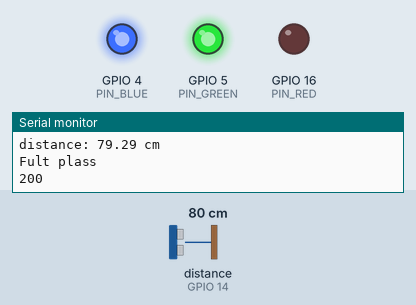
Simulated run of this program. Board: ESP8266 (NodeMCU). Shown: output pins drawn as LEDs (lit = HIGH), the last lines printed to the serial monitor. Wiring (inferred from the names in the program): ultrasonic range finder: trigger GPIO 12; echo GPIO 14. The test bench sets the inputs (shaded band); at power-on: distance to the obstacle (sensor on GPIO 14) 80 cm. The echo pulse lasts 58.3 µs per cm; WiFi joins after 1.5 s; servers stay silent unless stated; uploads are accepted with an empty reply; pins used as bus, display or sensor lines are not drawn.

Above: at 3.2 s.
3.3 s: distance to the obstacle (sensor on GPIO 14) set to 217 cm
5.6 s: distance to the obstacle (sensor on GPIO 14) set to 225 cm
At 6.9 s:
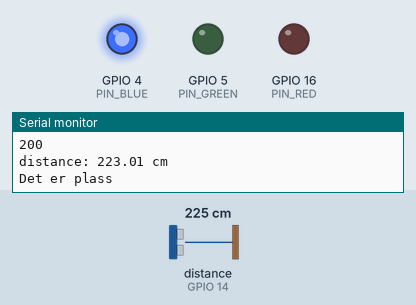
7.3 s: distance to the obstacle (sensor on GPIO 14) set to 2 cm
At 9.2 s:
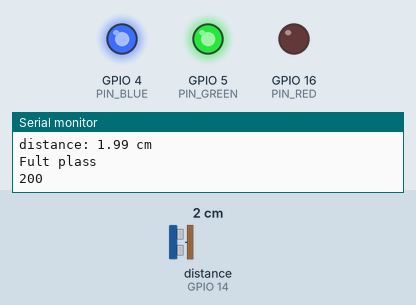
9.5 s: distance to the obstacle (sensor on GPIO 14) set to 250 cm
At 11.8 s:
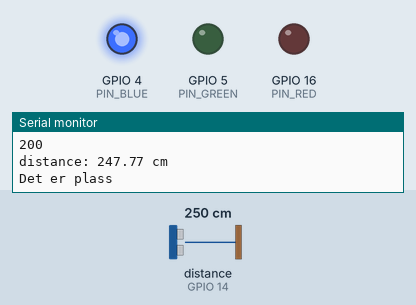
Timing chart, 0 to 13.0 s (numbered marks = the images above; inputs shaded):
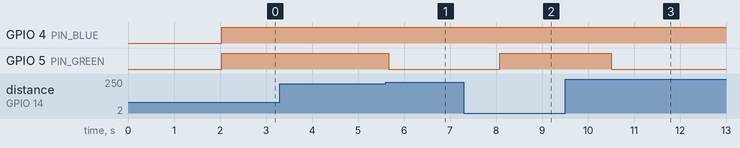

The program:

main.cpp
```cpp
#include <Arduino.h>
#include "ESP8266WiFi.h"
#include "ESP8266HTTPClient.h"
#include <WiFiClient.h>
#include <ArduinoJson.h>

const char *ssid = "theoffice";       // The SSID (name) of the Wi-Fi network you want to connect to
const char *password = "tronderbest"; // The password of the Wi-Fi network
HTTPClient http;
WiFiClient wifiClient;
int trigPin = 12; // TRIG pin
int echoPin = 14; // ECHO pin
float duration_us, distance_cm;

const int PIN_RED = 16;
const int PIN_GREEN = 5;
const int PIN_BLUE = 4;

void setColor(int R, int G, int B)
{
  analogWrite(PIN_RED, R);
  analogWrite(PIN_GREEN, G);
  analogWrite(PIN_BLUE, B);
}

void setup()
{
  Serial.begin(9600); // Start the Serial communication to send messages to the computer
  delay(10);
  Serial.println('\n');

  WiFi.begin(ssid, password); // Connect to the network
  Serial.print("Connecting to ");
  Serial.print(ssid);
  Serial.println(" ...");

  int i = 0;
  while (WiFi.status() != WL_CONNECTED)
  { // Wait for the Wi-Fi to connect
    delay(1000);
    Serial.print(++i);
    Serial.print(' ');
  }

  Serial.println('\n');
  Serial.println("Connection established!");
  Serial.print("IP address:\t");
  Serial.println(WiFi.localIP()); // Send the IP address of the ESP8266 to the computer
  // begin serial port
  pinMode(PIN_RED, OUTPUT);
  pinMode(PIN_GREEN, OUTPUT);
  pinMode(PIN_BLUE, OUTPUT);

  // configure the trigger pin to output mode
  pinMode(trigPin, OUTPUT);
  // configure the echo pin to input mode
  pinMode(echoPin, INPUT);
}

float getSensorData()
{
  // generate 10-microsecond pulse to TRIG pin
  digitalWrite(trigPin, HIGH);
  delayMicroseconds(10);
  digitalWrite(trigPin, LOW);

  // measure duration of pulse from ECHO pin
  duration_us = pulseIn(echoPin, HIGH);

  // calculate the distance
  return 0.017 * duration_us;
}

void loop()
{
  const float distance_cm = getSensorData();

  // print the value to Serial Monitor
  Serial.print("distance: ");
  Serial.print(distance_cm);
  Serial.println(" cm");

  if (distance_cm < 220)
  {
    Serial.println("Fult plass");
    setColor(0, 255, 255);
  }
  else
  {
    Serial.println("Det er plass");
    setColor(0, 0, 255);
  }
  if (WiFi.status() == WL_CONNECTED)
  {
    http.begin(wifiClient, "http://192.168.2.233:8000/sensor");
    http.addHeader("Content-Type", "application/json");
    // Create a JSON object with the sensor ID and distance value
    StaticJsonDocument<200> json;
    json["sensorId"] = 1;
    json["distanceCm"] = distance_cm;

    // Serialize the JSON object and send it as the request body
    String requestBody;
    serializeJson(json, requestBody);
    int httpCode = http.POST(requestBody);
    String payload = http.getString();
    Serial.println(httpCode);
    Serial.println(payload);
    http.end();
  }
  delay(1000);
}
```

Measured:
- the behaviour switches between 221 and 222 cm on distance to the obstacle (sensor on GPIO 14) (found by bisection; images 0 and 1)
- after the input at 5.6 s, GPIO 5 (PIN_GREEN): HIGH → LOW after 0.07 s
- after the input at 7.3 s, GPIO 5 (PIN_GREEN): LOW → HIGH after 0.79 s
- after the input at 9.5 s, GPIO 5 (PIN_GREEN): HIGH → LOW after 1.0 s
